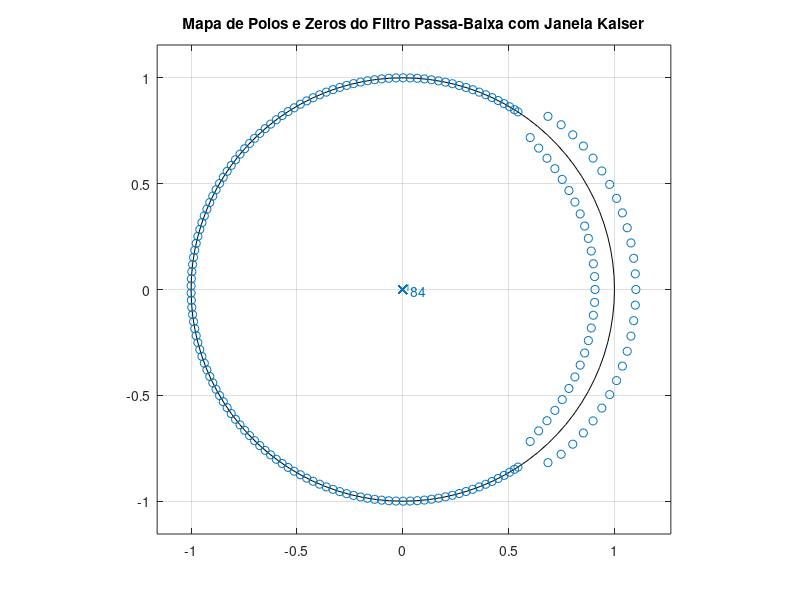

Source code (MATLAB):
pkg load signal
% Especificações do Filtro Passa-Baixa com Janela Kaiser
wp = 0.3 * pi;  % Borda da banda passante
ws = 0.2 * pi;  % Borda da banda de parada
As = 50;        % Atenuação na banda de parada (dB)
Rp = 0.25;      % Ondulação na banda passante (dB)

% Cálculo da Largura da Transição
Delta_w = wp - ws;

% Cálculo da Ordem do Filtro
M = ceil((As - 7.95) / (2.285 * Delta_w / pi)); % Ordem aproximada
if mod(M, 2) == 0
    M = M + 1;  % Ajuste para ordem ímpar
end
n = 0:M-1;  % Vetor de índices

% Cálculo da Janela de Kaiser
beta = 0.1102 * (As - 8.7);  % Parâmetro beta da janela de Kaiser
w_kaiser = kaiser(M, beta)'; % Janela de Kaiser

% Resposta Ideal Passa-Baixa
hd = sin(wp * (n - (M-1)/2)) ./ (pi * (n - (M-1)/2));  % Resposta ideal do filtro passa-baixa
hd((M-1)/2 + 1) = wp / pi;  % Correção no centro

% Filtro Passa-Baixa Final
h = hd .* w_kaiser;  % Aplica a janela de Kaiser

% Resposta em Frequência
[H, w] = freqz(h, 1, 1024);

% Plot da Resposta em Frequência

figure;
% subplot(1, 2, 1);
% plot(w/pi, 20*log10(abs(H)), 'LineWidth', 1.5);
% title('Resposta em Frequência do Filtro Passa-Baixa com Janela Kaiser');
% xlabel('Frequência Normalizada (\times \pi rad/sample)');
% ylabel('Magnitude (dB)');
% grid on;
% axis([0 1 -100 5]);

% Mapa de Polos e Zeros
% subplot(1, 2, 2);
zplane(h, 1);
title('Mapa de Polos e Zeros do Filtro Passa-Baixa com Janela Kaiser');
% % pause(10);
print("trab3/7.1.png", "-dpng");